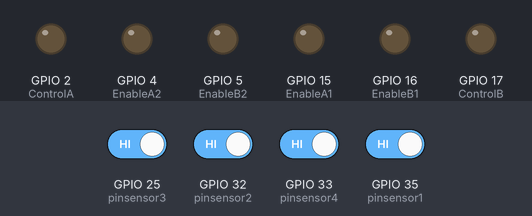
Simulated run of this sketch. Board: ESP32. On the bench: output pins drawn as LEDs (lit = HIGH). The test bench sets the inputs (shaded band); at power-on: GPIO 25 (pinsensor3), GPIO 32 (pinsensor2), GPIO 33 (pinsensor4), GPIO 35 (pinsensor1) HIGH. What the sketch prints to the serial monitor is not drawn.

Above: at 1.2 s.
1.3 s: GPIO 25 (pinsensor3) driven LOW and GPIO 33 (pinsensor4) driven LOW
At 1.6 s:
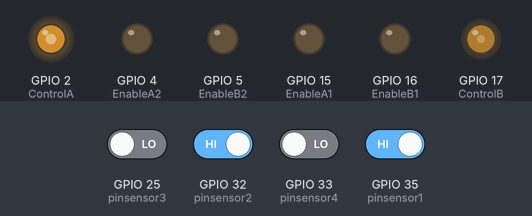
2.8 s: GPIO 32 (pinsensor2) driven LOW and GPIO 35 (pinsensor1) driven LOW
At 3.9 s:
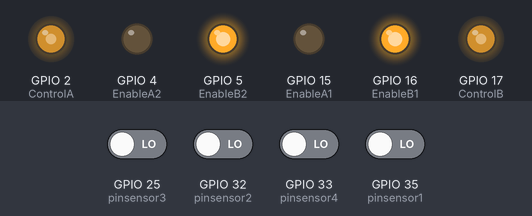
Timing chart, 0 to 5.8 s (numbered marks = the images above; inputs shaded):
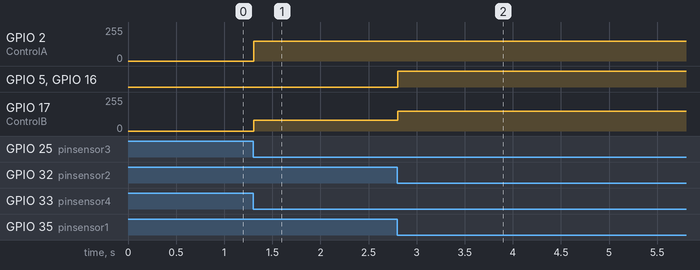

Measured:
- after the input at 1.3 s, GPIO 2 (ControlA): 0/255 → 150/255 at once; GPIO 17 (ControlB): 0/255 → 80/255 at once
- after the input at 2.8 s, GPIO 5 (EnableB2), GPIO 16 (EnableB1): LOW → HIGH at once; GPIO 17 (ControlB): 80/255 → 150/255 at once

The sketch:

SeguidordeLinhaSL.ino
```cpp
int pinsensor1 = 35, pinsensor2 = 32, pinsensor3 = 25, pinsensor4 = 33;
#define EnableA1 15
#define EnableA2 4
#define EnableB1 16
#define EnableB2 5
#define ControlA 2
#define ControlB 17

bool Sensor1 = 0, Sensor2 = 0, Sensor3 = 0, Sensor4 = 0;

int velocidade = 150;
int velocidadedecurva = 80;

void setup() {
  pinMode(EnableA1, OUTPUT);
  pinMode(EnableA2, OUTPUT);
  pinMode(EnableB1, OUTPUT);
  pinMode(EnableB2, OUTPUT);
  pinMode(ControlA, OUTPUT);
  pinMode(ControlB, OUTPUT);

  pinMode(pinsensor1, INPUT);
  pinMode(pinsensor2, INPUT);
  pinMode(pinsensor3, INPUT);
  pinMode(pinsensor4, INPUT);
}

void loop() {
  Sensor1 = digitalRead(pinsensor1);
  Sensor2 = digitalRead(pinsensor2);
  Sensor3 = digitalRead(pinsensor3);
  Sensor4 = digitalRead(pinsensor4);
  leitura();

  if ((Sensor1 == 0) && (Sensor2 == 0) && (Sensor3 == 0) && (Sensor4 == 0)) {
    frente();

  }

  else if ((Sensor1 == 1) && (Sensor2 == 1) && (Sensor3 == 0) && (Sensor4 == 0)) {
    direita();
  }

  else if ((Sensor1 == 0) && (Sensor2 == 0) && (Sensor3 == 1) && (Sensor4 == 1)) {
    esquerda();
  }

  else if ((Sensor1 == 1) && (Sensor2 == 1) && (Sensor3 == 1) && (Sensor4 == 1)){
    parado();
  }
}
```

controle.ino
```cpp
void frente() {
  analogWrite(ControlA, velocidade);
  analogWrite(ControlB, velocidade);

  digitalWrite(EnableA1, LOW);
  digitalWrite(EnableB1, !LOW);
  digitalWrite(EnableA2, LOW);
  digitalWrite(EnableB2, !LOW);
}

void parado() {

  analogWrite(ControlA, 0);
  analogWrite(ControlB, 0);

  digitalWrite(EnableA1, LOW);
  digitalWrite(EnableB1, LOW);
  digitalWrite(EnableA2, LOW);
  digitalWrite(EnableB2, LOW);
}

void direita() {
  analogWrite(ControlA, velocidade);
  analogWrite(ControlB, velocidadedecurva);
}

void esquerda() {
  analogWrite(ControlA, velocidade);
  analogWrite(ControlB, velocidadedecurva);

}

void leitura(){
     Serial.print("Sensor1: ");
    Serial.print(Sensor1);
    Serial.print("Sensor2: ");
    Serial.print(Sensor2);
    Serial.print("Sensor3: ");
    Serial.print(Sensor3);
    Serial.println("Sensor4: ");
    Serial.print(Sensor4);
}
```
